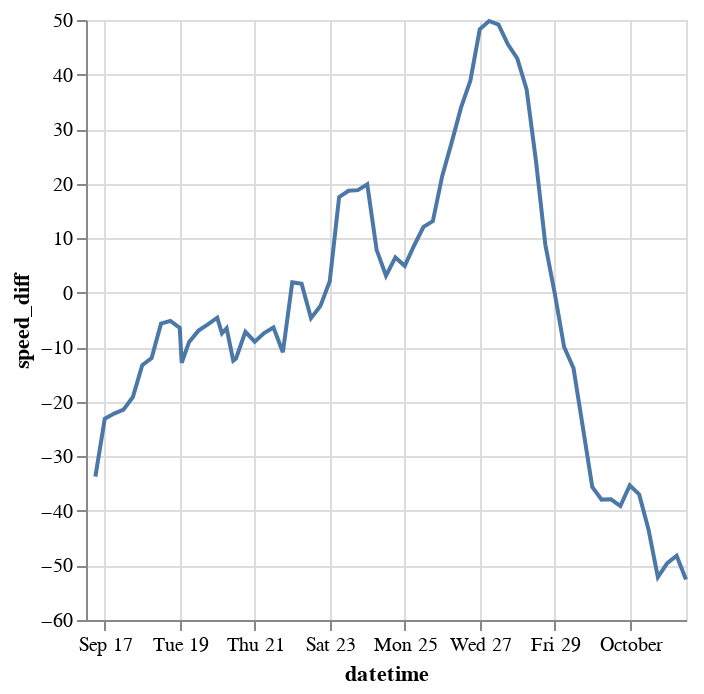

Source (notebook cell):
### Code cell
min_len = min(len(df_maria), len(df_joaquin))
diff_df = pd.DataFrame({
    'datetime': df_maria['datetime'].reset_index(drop=True)[:min_len],
    'speed_diff': (df_joaquin['speed'].reset_index(drop=True)[:min_len].values -
                   df_maria['speed'].reset_index(drop=True)[:min_len].values
                   )
})
speed_diff_chart = alt.Chart(diff_df).mark_line().encode(
    alt.X('datetime', scale=alt.Scale(zero=False)),
    alt.Y('speed_diff', scale=alt.Scale(zero=False)),
    order='datetime'
)

speed_diff_chart

### Figure 1 — Vega-Lite specification as saved in the notebook (floating-point values rounded to 4 significant figures)
{"config": {"view": {"continuousWidth": 300, "continuousHeight": 300}}, "data": {"name": "data-798ad514acc721824b66117451729513"}, "mark": {"type": "line"}, "encoding": {"order": {"field": "datetime", "type": "temporal"}, "x": {"field": "datetime", "scale": {"zero": false}, "type": "temporal"}, "y": {"field": "speed_diff", "scale": {"zero": false}, "type": "quantitative"}}, "$schema": "https://vega.github.io/schema/vega-lite/v5.20.1.json", "datasets": {"data-798ad514acc721824b66117451729513": [{"datetime": "2017-09-16T12:00:00", "speed_diff": null}, {"datetime": "2017-09-16T18:00:00", "speed_diff": -33.72}, {"datetime": "2017-09-17T00:00:00", "speed_diff": -23.12}, {"datetime": "2017-09-17T06:00:00", "speed_diff": -22.16}, {"datetime": "2017-09-17T12:00:00", "speed_diff": -21.44}, {"datetime": "2017-09-17T18:00:00", "speed_diff": -19.11}, {"datetime": "2017-09-18T00:00:00", "speed_diff": -13.29}, {"datetime": "2017-09-18T06:00:00", "speed_diff": -11.98}, {"datetime": "2017-09-18T12:00:00", "speed_diff": -5.667}, {"datetime": "2017-09-18T18:00:00", "speed_diff": -5.159}, {"datetime": "2017-09-19T00:00:00", "speed_diff": -6.431}, {"datetime": "2017-09-19T01:15:00", "speed_diff": -12.84}, {"datetime": "2017-09-19T06:00:00", "speed_diff": -9.022}, {"datetime": "2017-09-19T12:00:00", "speed_diff": -6.944}, {"datetime": "2017-09-19T18:00:00", "speed_diff": -5.804}, {"datetime": "2017-09-20T00:00:00", "speed_diff": -4.569}, {"datetime": "2017-09-20T03:00:00", "speed_diff": -7.45}, {"datetime": "2017-09-20T06:00:00", "speed_diff": -6.515}, {"datetime": "2017-09-20T10:15:00", "speed_diff": -12.45}, {"datetime": "2017-09-20T12:00:00", "speed_diff": -12.06}, {"datetime": "2017-09-20T18:00:00", "speed_diff": -7.172}, {"datetime": "2017-09-21T00:00:00", "speed_diff": -8.985}, {"datetime": "2017-09-21T06:00:00", "speed_diff": -7.404}, {"datetime": "2017-09-21T12:00:00", "speed_diff": -6.373}, {"datetime": "2017-09-21T18:00:00", "speed_diff": -10.92}, {"datetime": "2017-09-22T00:00:00", "speed_diff": 1.928}, {"datetime": "2017-09-22T06:00:00", "speed_diff": 1.627}, {"datetime": "2017-09-22T12:00:00", "speed_diff": -4.655}, {"datetime": "2017-09-22T18:00:00", "speed_diff": -2.449}, {"datetime": "2017-09-23T00:00:00", "speed_diff": 2.114}, {"datetime": "2017-09-23T06:00:00", "speed_diff": 17.53}, {"datetime": "2017-09-23T12:00:00", "speed_diff": 18.69}, {"datetime": "2017-09-23T18:00:00", "speed_diff": 18.81}, {"datetime": "2017-09-24T00:00:00", "speed_diff": 19.87}, {"datetime": "2017-09-24T06:00:00", "speed_diff": 7.856}, {"datetime": "2017-09-24T12:00:00", "speed_diff": 3.127}, {"datetime": "2017-09-24T18:00:00", "speed_diff": 6.467}, {"datetime": "2017-09-25T00:00:00", "speed_diff": 4.927}, {"datetime": "2017-09-25T06:00:00", "speed_diff": 8.662}, {"datetime": "2017-09-25T12:00:00", "speed_diff": 12.07}, {"datetime": "2017-09-25T18:00:00", "speed_diff": 13.13}, {"datetime": "2017-09-26T00:00:00", "speed_diff": 21.42}, {"datetime": "2017-09-26T06:00:00", "speed_diff": 27.53}, {"datetime": "2017-09-26T12:00:00", "speed_diff": 33.93}, {"datetime": "2017-09-26T18:00:00", "speed_diff": 38.87}, {"datetime": "2017-09-27T00:00:00", "speed_diff": 48.29}, {"datetime": "2017-09-27T06:00:00", "speed_diff": 49.82}, {"datetime": "2017-09-27T12:00:00", "speed_diff": 49.16}, {"datetime": "2017-09-27T18:00:00", "speed_diff": 45.54}, {"datetime": "2017-09-28T00:00:00", "speed_diff": 42.95}, {"datetime": "2017-09-28T06:00:00", "speed_diff": 37.26}, {"datetime": "2017-09-28T12:00:00", "speed_diff": 24.1}, {"datetime": "2017-09-28T18:00:00", "speed_diff": 8.78}, {"datetime": "2017-09-29T00:00:00", "speed_diff": -0.09888}, {"datetime": "2017-09-29T06:00:00", "speed_diff": -9.948}, {"datetime": "2017-09-29T12:00:00", "speed_diff": -13.82}, {"datetime": "2017-09-29T18:00:00", "speed_diff": -24.69}, {"datetime": "2017-09-30T00:00:00", "speed_diff": -35.6}, {"datetime": "2017-09-30T06:00:00", "speed_diff": -37.93}, {"datetime": "2017-09-30T12:00:00", "speed_diff": -37.87}, {"datetime": "2017-09-30T18:00:00", "speed_diff": -39.11}, {"datetime": "2017-10-01T00:00:00", "speed_diff": -35.32}, {"datetime": "2017-10-01T06:00:00", "speed_diff": -36.97}, {"datetime": "2017-10-01T12:00:00", "speed_diff": -43.39}, {"datetime": "2017-10-01T18:00:00", "speed_diff": -52.13}, {"datetime": "2017-10-02T00:00:00", "speed_diff": -49.57}, {"datetime": "2017-10-02T06:00:00", "speed_diff": -48.22}, {"datetime": "2017-10-02T12:00:00", "speed_diff": -52.58}]}}
